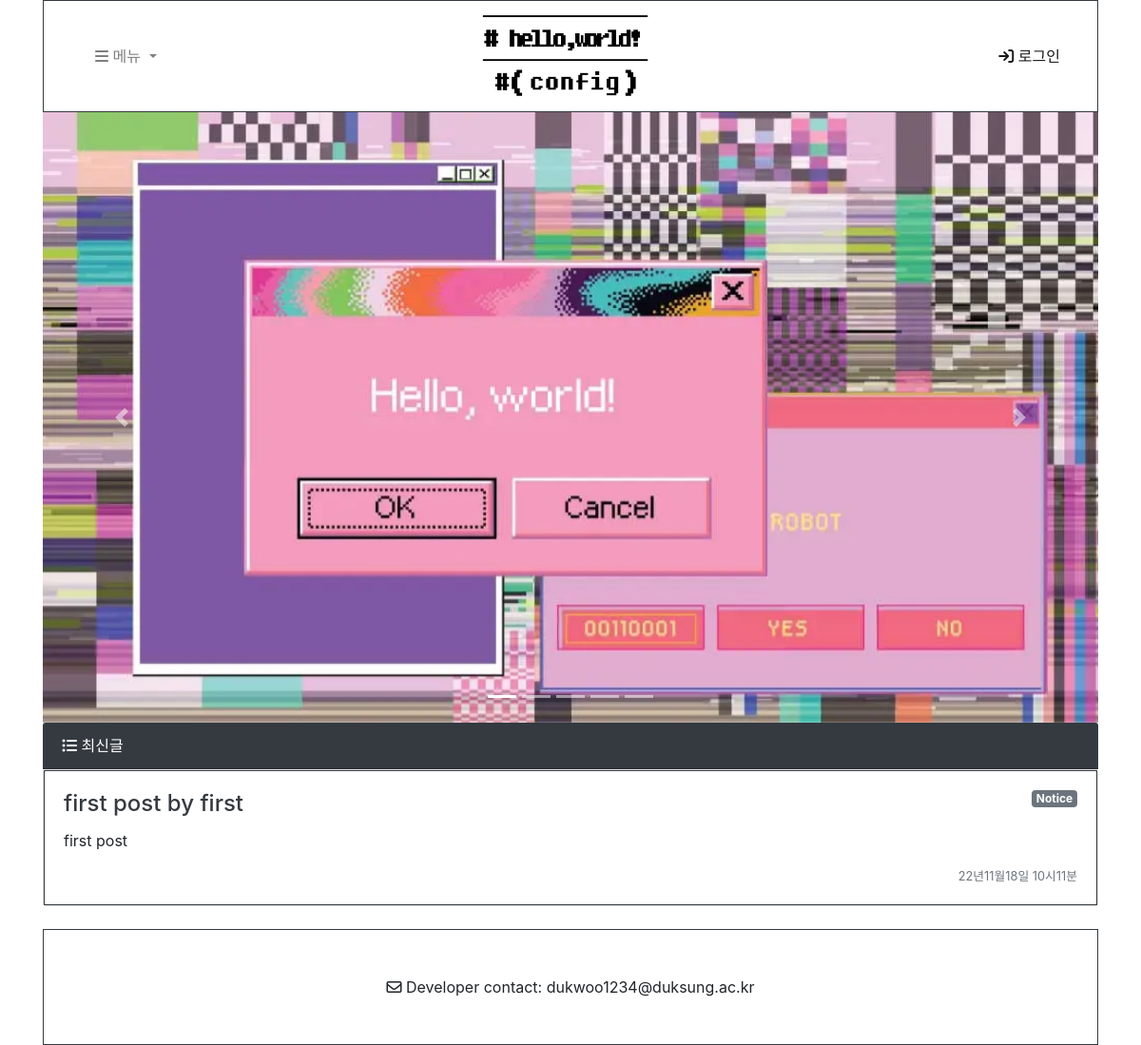
The page /bbs/ on the database as committed earlier.
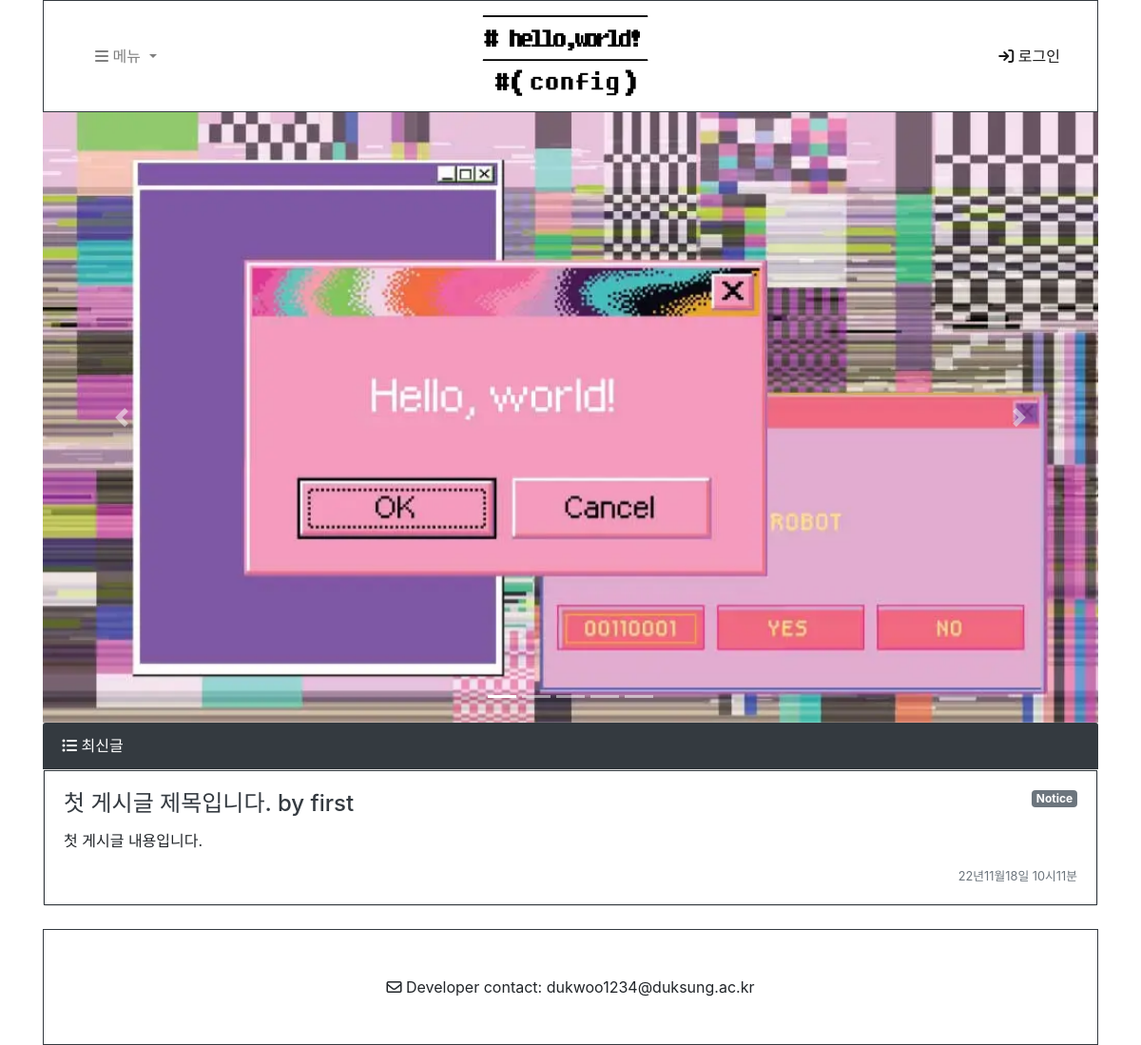
The same page on the database as committed later.
### bbs/models.py (models this page shows, shortened)
class Post(models.Model):
    pkvalue = models.AutoField(primary_key=True)
    title = models.CharField(max_length=25)
    content = models.TextField(max_length=None)
    created_date = models.DateTimeField(auto_now_add=True)
    updated_date = models.DateTimeField(auto_now=True)
    file = models.FileField(upload_to='bbs/fiels/%Y/%m/%d/', blank=True)
    writer = models.ForeignKey(User, on_delete=models.CASCADE)
    category = models.ForeignKey(Category, on_delete=models.CASCADE)
    def get_absolute_url(self):
        return f'/bbs/{self.pkvalue}/'

class Category(models.Model):
    name = models.CharField(max_length=50, unique=True)
    slug = models.SlugField(max_length=50, unique=True, allow_unicode=True)
    description = models.TextField(max_length=200)
    def __str__(self):
        return self.name
    class Meta:
        verbose_name_plural = 'Categories'

class User(models.Model):
    pkvalue = models.AutoField(primary_key=True)
    ID = models.CharField(max_length=25, unique=True)
    PW = models.CharField(max_length=25, unique=True)
    join_date = models.DateTimeField(auto_now_add=True)
    email = models.EmailField(max_length=25, unique=True, null=True, blank=True)
    phone_number = models.CharField(max_length=25, unique=True, null=True, blank=True)
    name = models.CharField(max_length=20, null=True, blank=True)
    profile_photo = models.ImageField(null=True, blank=True)

### bbs/views.py (the view)
# urls.py: path('', views.PostList.as_view()),
class PostList(ListView):
    model = Post
    ordering = '-pk'
    paginate_by = 3
    def get_context_data(self, *, object_list=None, **kwargs):
        context = super(PostList,self).get_context_data()
        context['categories'] = Category.objects.all()
        context['no_category_post_count'] = Post.objects.filter(category=None).count
        return context

### bbs/templates/bbs/post_list.html (shortened to what this page needs)
<!DOCTYPE html>
{% load static %}
<html lang="ko">
<head>
    <link rel="stylesheet" href="https://cdn.jsdelivr.net/npm/bootstrap@4.5.3/dist/css/bootstrap.min.css">
</head>
<body>
    <div class="container" style="margin: auto;">
    <nav class="navbar navbar-expand-lg navbar-light bg-white border border-dark">
        <div class="container">
            <div class="collapse navbar-collapse col-1" id="navbarNavDropdown">
                <ul class="navbar-nav">
                    <li class="nav-item dropdown">
                        <a class="nav-link dropdown-toggle" href="#" id="navbarDropdownMenuLink" role="button" data-toggle="dropdown" aria-haspopup="true" aria-expanded="false">
                            <i class="fa-sharp fa-solid fa-bars"></i> 메뉴
                        </a>
                    </li>
                </ul>
            </div>
            <div class="col-7.5" style="text-align: center;">
                <a class="navbar-brand" href=".">
                    <img src="{% static '/image/logo.jpg' %}" alt="logo image" style="width: 180px; height:90px;" />
                </a>
            </div>
            <ul class="navbar-nav col-1.5 float-right">
                <li class="nav-item active">
                    <a class="nav-link" href="login/">
                        <i class="fa-sharp fa-solid fa-arrow-right-to-bracket"></i> 로그인 <span class="sr-only">(current)</span>
                    </a>
                </li>
            </ul>
        </div>
    </nav>
    <div id="carouselExampleCaptions" class="carousel slide" data-ride="carousel">
        <ol class="carousel-indicators">
            <li data-target="#carouselExampleCaptions" data-slide-to="0" class="active"></li>
            <li data-target="#carouselExampleCaptions" data-slide-to="1"></li>
            <li data-target="#carouselExampleCaptions" data-slide-to="2"></li>
            <li data-target="#carouselExampleCaptions" data-slide-to="3"></li>
            <li data-target="#carouselExampleCaptions" data-slide-to="4"></li>
        </ol>
        <div class="carousel-inner">
            <div class="carousel-item active">
            <img src="{% static '/image/helloworld.jpg' %}" class="d-block w-100" alt="helloworld image" />
            <div class="carousel-caption d-none d-md-block">
            </div>
            </div>
        </div>
        <a class="carousel-control-prev" href="#carouselExampleCaptions" role="button" data-slide="prev">
            <span class="carousel-control-prev-icon" aria-hidden="true"></span>
        </a>
        <a class="carousel-control-next" href="#carouselExampleCaptions" role="button" data-slide="next">
            <span class="carousel-control-next-icon" aria-hidden="true"></span>
        </a>
    </div>
    <div class="card border-0">
        <div class="card-header bg-dark text-white">
            <i class="fa-solid fa-list-ul"></i> 최신글
        </div>
        {% if post_list.exists %}
            {% for p in post_list %}
            <div class="card mb-4" id="post-{{p.pk}}">
                <div class="card-body border border-dark">
                    {% if p.category %}
                        <span class="badge badge-secondary float-right">{{p.category}}</span>
                    {% endif %}
                    <h4 class="card-title">
                        <a href="{{p.get_absolute_url}}" class="text-dark">
                            {{p.title}} by {{ p.writer.ID}}
                        </a>
                    </h4>
                    <p class="card-text">{{p.content}}</p>
                    <div class="float-right">
                        <div class="small text-muted">{{p.created_date | date:"y년m월d일 h시m분"}}</div>
                    </div>
                </div>
            </div>
            {% endfor %}
        {% endif %}
    </div>
    <footer class="py-5 bg-white border border-dark">
        <div class="container">
            <p class="m-0 text-center text-black">
                <i class="fa-regular fa-envelope"></i> Developer contact: dukwoo1234@duksung.ac.kr
            </p>
        </div>
    </footer>
</div>
</body>
</html>

Rows that differ between the two databases and show on the page:
changed Post "first": title "first post" → "첫 게시글 제목입니다."; content "first post" → "첫 게시글 내용입니다."
